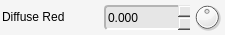
         <widget class="QFrame" name="diffuseRed">
          <property name="minimumSize">
           <size>
            <width>225</width>
            <height>35</height>
           </size>
          </property>
          <property name="maximumSize">
           <size>
            <width>225</width>
            <height>35</height>
           </size>
          </property>
          <property name="styleSheet">
           <string notr="true">background-color: rgb(245, 245, 245);
border-radius: 4px;</string>
          </property>
          <property name="frameShape">
           <enum>QFrame::NoFrame</enum>
          </property>
          <property name="frameShadow">
           <enum>QFrame::Plain</enum>
          </property>
          <property name="lineWidth">
           <number>0</number>
          </property>
          <widget class="QLabel" name="diffuseRed_lbl">
           <property name="geometry">
            <rect>
             <x>2</x>
             <y>2</y>
             <width>100</width>
             <height>30</height>
            </rect>
           </property>
           <property name="sizePolicy">
            <sizepolicy hsizetype="Fixed" vsizetype="Fixed">
             <horstretch>0</horstretch>
             <verstretch>0</verstretch>
            </sizepolicy>
           </property>
           <property name="minimumSize">
            <size>
             <width>100</width>
             <height>30</height>
            </size>
           </property>
           <property name="maximumSize">
            <size>
             <width>100</width>
             <height>30</height>
            </size>
           </property>
           <property name="font">
            <font>
             <weight>50</weight>
             <bold>false</bold>
            </font>
           </property>
           <property name="styleSheet">
            <string notr="true">border-width: 0px;</string>
           </property>
           <property name="text">
            <string>Diffuse Red</string>
           </property>
           <property name="margin">
            <number>1</number>
           </property>
          </widget>
          <widget class="QDoubleSpinBox" name="diffuseRed_value">
           <property name="geometry">
            <rect>
             <x>104</x>
             <y>5</y>
             <width>86</width>
             <height>25</height>
            </rect>
           </property>
           <property name="sizePolicy">
            <sizepolicy hsizetype="Fixed" vsizetype="Fixed">
             <horstretch>0</horstretch>
             <verstretch>0</verstretch>
            </sizepolicy>
           </property>
           <property name="minimumSize">
            <size>
             <width>86</width>
             <height>25</height>
            </size>
           </property>
           <property name="maximumSize">
            <size>
             <width>86</width>
             <height>25</height>
            </size>
           </property>
           <property name="styleSheet">
            <string notr="true">background-color: rgb(230, 230, 230);
border-top-color: rgb(180, 180, 180);
border-left-color: rgb(180, 180, 180);
border-bottom-color: rgb(255, 255, 255);
border-right-color: rgb(255, 255, 255);
border-style: solid;
border-width: 2px;</string>
           </property>
           <property name="frame">
            <bool>false</bool>
           </property>
           <property name="buttonSymbols">
            <enum>QAbstractSpinBox::UpDownArrows</enum>
           </property>
           <property name="decimals">
            <number>3</number>
           </property>
           <property name="minimum">
            <double>-9999.000000000000000</double>
           </property>
           <property name="maximum">
            <double>9999.000000000000000</double>
           </property>
           <property name="singleStep">
            <double>0.050000000000000</double>
           </property>
          </widget>
          <widget class="QDial" name="diffuseRed_dial">
           <property name="geometry">
            <rect>
             <x>192</x>
             <y>2</y>
             <width>30</width>
             <height>30</height>
            </rect>
           </property>
           <property name="sizePolicy">
            <sizepolicy hsizetype="Fixed" vsizetype="Fixed">
             <horstretch>0</horstretch>
             <verstretch>0</verstretch>
            </sizepolicy>
           </property>
           <property name="minimumSize">
            <size>
             <width>30</width>
             <height>30</height>
            </size>
           </property>
           <property name="maximumSize">
            <size>
             <width>30</width>
             <height>30</height>
            </size>
           </property>
           <property name="styleSheet">
            <string notr="true">border-width: 0px;</string>
           </property>
           <property name="minimum">
            <number>-10000</number>
           </property>
           <property name="maximum">
            <number>10000</number>
           </property>
          </widget>
         </widget>
